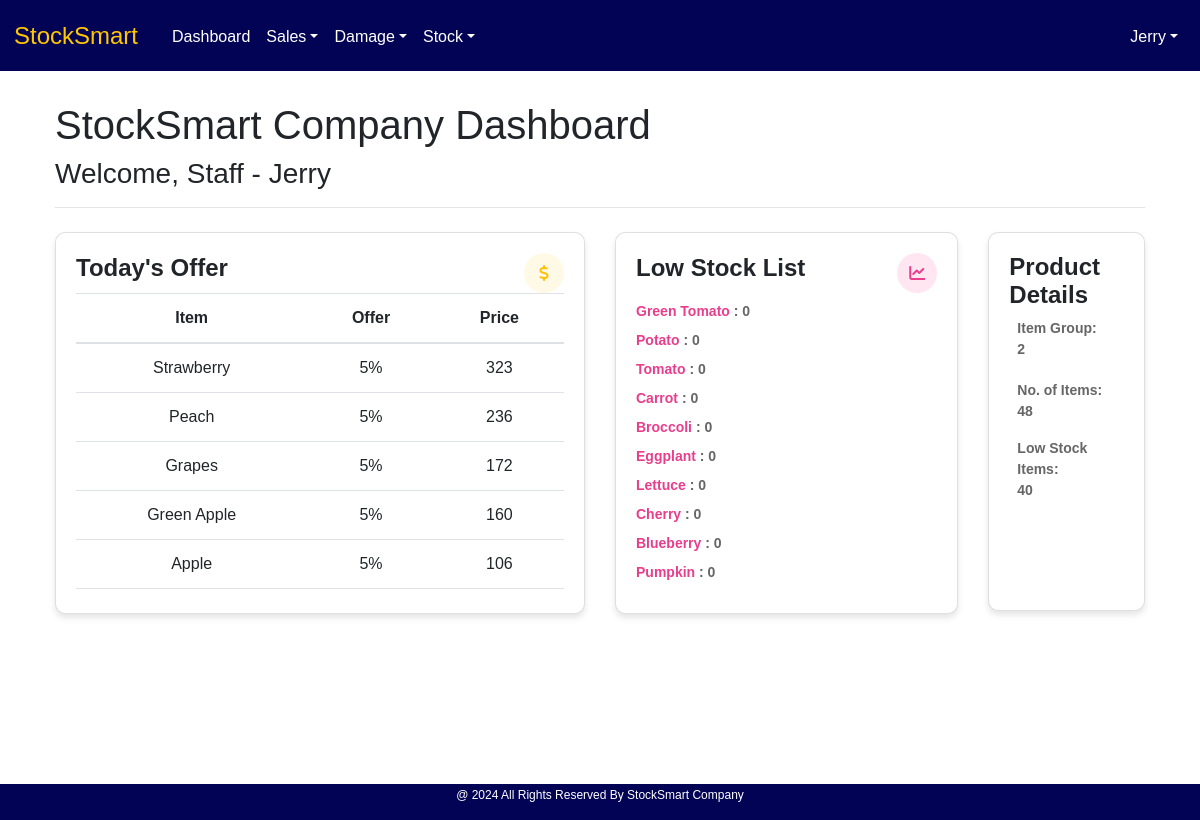
The page /staff_index/ (signed in) on the database its author committed.
### User/models.py (models this page shows)
class User(AbstractUser):
    MY_ROLES =[
        ('Admin','Admin'),
        ('Staff','Staff'),
    ]
    role = models.CharField(max_length=50, choices=MY_ROLES)

### Core/models.py (models this page shows, shortened)
class priceTable(models.Model):
    pt_item = models.OneToOneField(itemTable, on_delete=models.CASCADE)
    pt_sellingPrice = models.DecimalField(max_digits=10, decimal_places=2, null=True, blank=True, default=0)
    pt_tax = models.PositiveIntegerField(null=True, blank=True, default=0)
    pt_offer = models.PositiveIntegerField(null=True, blank=True, default=0)
    pt_timestamp = models.DateTimeField(auto_now_add=True)

class itemTable(models.Model):
    UNIT_CHOICES = [
        ('Kilogram', 'Kg'),
        ('Pieces', 'Pcs'),
    ]
    CATEGORY_CHOICE = [
        ('Vegetables', 'Veg'),
        ('Fruits', 'Fru'),
    ]
    item_name = models.CharField(max_length=50, null=True, blank=True, unique=True)
    item_category = models.CharField(max_length=50, choices=CATEGORY_CHOICE)
    item_unit = models.CharField(max_length=15, choices=UNIT_CHOICES)

### User/views.py (the view)
# urls.py: path('staff_index/', views.staff_index, name="staff_index"),
@login_required()
@staff_required
def staff_index(request):
    base_template = 'user/Index.html' if request.user.role == "Admin" else 'user/staff_index.html'
    low_stock_count, item_count, category_count = product_details()
    sorted_items = todays_offer()
    low_stock_list = lowstock_list()
    context = {
        'base_template': base_template,
        'user': request.user,
        'low_stock_list': low_stock_list,
        'low_stock_count': low_stock_count,
        'item_count': item_count,
        'category_count': category_count,
        'sorted_items': sorted_items,
    }
    return render(request,"user/staff_index.html", context)

### User/views.py (called while the page is built)
def product_details():
    stockdata =stockTable.objects.all()
    itemdata =itemTable.objects.all()
    stockappendNo=[]
    itemappendName=[]
    itemappendCategory=[]
    for i in itemdata:
        itemappendCategory.append(i.item_category)
        itemappendName.append(i.item_name)
    for i in stockdata:
        if i.st_remainingStock < 10:
            stockappendNo.append(i.st_item.item_name)
    return len(stockappendNo),len(itemappendName), len(set(itemappendCategory))

def todays_offer():
    price_data = priceTable.objects.all()
    offer_list = []
    for i in price_data:
        if i.pt_sellingPrice and i.pt_tax and i.pt_offer:
            try:
                selling_price = Decimal(i.pt_sellingPrice)
                tax = (Decimal(i.pt_tax) / 100) * selling_price
                offer = (Decimal(i.pt_offer) / 100) * selling_price
                offer_amount = selling_price + tax - offer
                i.calculated_price = int(offer_amount)
                offer_list.append((offer, i))
            except (ValueError, Decimal.InvalidOperation) as e:
                continue
    offer_list.sort(reverse=True, key=lambda x: x[0])
    sorted_items = [item for _, item in offer_list]
    return sorted_items

def lowstock_list():
    stockdata= stockTable.objects.all()
    stockappendList=[]
    for i in stockdata:
        if i.st_remainingStock < 10:
            stockappendList.append((i.st_item.item_name,i.st_remainingStock))
    return stockappendList

### templates/user/staff_index.html (shortened to what this page needs)
<!DOCTYPE html>
{% load static %}
<html lang="en">
<head>
    <link href="https://maxcdn.bootstrapcdn.com/bootstrap/4.5.2/css/bootstrap.min.css" rel="stylesheet">
    <link href="https://cdnjs.cloudflare.com/ajax/libs/font-awesome/6.0.0-beta3/css/all.min.css" rel="stylesheet">
    <link href="{% static 'assets/style.css' %}" rel="stylesheet">
</head>
<body>
    <div class="d-flex" >
        <div class="flex-grow-1">
            <nav class="navbar p-1 navbar-expand-lg bg-info">
                <a class="navbar-brand " style="color: #ffc700 !important; padding-left:10px; font-weight: normal !important; font-size: 1.5rem !important;" href="#">StockSmart</a>
                <div class="bg-info collapse navbar-collapse my-0 justify-content-center" id="navbarNav" style="text-align: center;">
                    <ul class="navbar-nav">
                        <li class="nav-item">
                            <a class="nav-link"  href="{% url 'staff_index' %}">Dashboard</a>
                        </li>
                        <li class="nav-item dropdown">
                            <a class="nav-link dropdown-toggle" href="#" id="navbarSalesDropdown" role="button" data-toggle="dropdown" aria-haspopup="true" aria-expanded="false">Sales</a>
                        </li>
                        <li class="nav-item dropdown">
                            <a class="nav-link dropdown-toggle" href="#" id="navbarDamageDropdown" role="button" data-toggle="dropdown" aria-haspopup="true" aria-expanded="false">Damage</a>
                        </li>
                        <li class="nav-item dropdown">
                            <a class="nav-link dropdown-toggle" href="#" id="navbarStockDropdown" role="button" data-toggle="dropdown" aria-haspopup="true" aria-expanded="false">Stock</a>
                        </li>
                    </ul>
                    <ul class="navbar-nav ml-auto">
                        <li class="nav-item dropdown">
                            <a class="nav-link dropdown-toggle" href="#" id="navbarUserDropdown" role="button" data-toggle="dropdown" aria-haspopup="true" aria-expanded="false">{{ user.username }}</a>
                        </li>
                    </ul>
                </div>
            </nav>
            {% block content %}
            <div class="container">
            <div class="content">
                <h1>StockSmart Company Dashboard</h1>
                <h3>Welcome, {{ user.role }} - {{ user.username }} </h3>
                <hr>
                <div class=" mt-4">
        <div class="row mb-5">
            <div class="col-md-6 mb-4">
                <div class="card">
                    <div class="card-body">
                         <div class="d-flex justify-content-between align-items-center">
                        <h5 class="card-text">Today's Offer</h5>
                        <div class="icon-bg bg-light-yellow">
                                <i class="fas fa-dollar-sign text-yellow"></i>
                            </div>
                            </div>
                        <div class="table-responsive" style="height: 300px; overflow: auto;">
                    <table class="table table-hover">
                        <thead>
                            <tr>
                                <th>Item</th>
                                <th>Offer</th>
                                <th>Price</th>
                            </tr>
                        </thead>
                        <tbody>
                        {% for i in sorted_items %}
                            <tr>
                                <td>{{i.pt_item.item_name}}</td>
                                <td>{{i.pt_offer}}%</td>
                                <td>{{i.calculated_price}}</td>
                            </tr>
                        {% endfor %}
                        </tbody>
                    </table>
                </div>
                    </div>
                </div>
            </div>
            <div class="col-md-4 mb-4">
                <div class="card">
                    <div class="card-body">
                         <div class="d-flex justify-content-between align-items-center">
                        <h5 class="card-text">Low Stock List</h5>
                                <div class="icon-bg bg-light-pink">
                                <i class="fas fa-chart-line text-pink"></i>
                            </div>
                            </div>
                        <div style="height: 300px; overflow: auto;">
                            {% if low_stock_list %}
                                <ul class="card-title">
                                    {% for i in low_stock_list %}
                                    <li class="pt-2">
                                        <span class="text-pink">{{i.0}} </span> <span class="ms-5"> : {{i.1}} </span></li>
                                    {% endfor %}
                                </ul>
                                {% else %}
                                <p>No item with Low stock </p>
                                {% endif %}
                            </div>
                            </div>
                        </div>
                    </div>
            <div class="col-md-2 mb-4">
                <div class="card">
                    <div class="card-body">
                         <div class="d-flex justify-content-between align-items-center">
                        <h5 class="card-text">Product Details</h5>
                            </div>
                        <div style="height: 280px; overflow: auto;">
                        <p class="mb-1 card-title p-2">Item Group:<br> <strong>{{category_count}}</strong></p>
                        <p class="mb-0 card-title p-2">No. of Items:<br> <strong>{{item_count}}</strong></p>
                        <p class="mb-1 card-title p-2">Low Stock Items:<br> <strong>{{low_stock_count}}</strong></p>
                    </div>
                    </div>
                </div>
            </div>
        </div>
</div>
                {% endblock %}
            </div>
            </div>
            <div class="footer bg-info">
                <p>@ 2024 All Rights Reserved By StockSmart Company</p>
            </div>
        </div>
    </div>
</body>
</html>

### static/assets/style.css (style rules this page uses)
body { overflow-x: hidden; height: 100vh; font-family: Arial, sans-serif; margin-bottom: 20px; }
.content { flex-grow: 1; padding: 10px; }
.navbar { margin-bottom: 20px; padding: 20px; color: white; }
.navbar-collapse { margin-bottom: 20px; padding: 10px; color: white; }
.footer { position: fixed; left: 0; bottom: 0px; width: 100%; color: white; text-align: center; padding-top : 2px; font-size: 12px; }
.card { border-radius: 10px; box-shadow: 0 4px 6px rgba(0, 0, 0, 0.1); }
.card-title { font-size: 14px; font-weight: bold; color: #666; }
.card-text { font-size: 24px; font-weight: bold; }
.icon-bg { width: 40px; height: 40px; border-radius: 50%; display: flex; align-items: center; justify-content: center; }
.bg-info { background-color: #030355 !important; color: #ffffff !important; text-decoration: none !important; box-shadow: none !important; }
a { color: #ffffff !important; text-decoration: none !important; }
.bg-light-yellow { background-color: #fff9e6; }
.bg-light-pink { background-color: #ffe6f0; }
.text-yellow { color: #ffc107; }
.text-pink { color: #e83e8c; }
.table { margin-bottom: 80px; text-align: center; }
ul { padding-left: 0; list-style-type: none; margin-bottom: 0; }
li { padding-top: 3px; }

### rows shown on the page
User: username "Jerry", role "Staff"
priceTable: pt_item.item_name "Strawberry", pt_offer "5", calculated_price "323"
priceTable: pt_item.item_name "Peach", pt_offer "5", calculated_price "236"
priceTable: pt_item.item_name "Grapes", pt_offer "5", calculated_price "172"
priceTable: pt_item.item_name "Green Apple", pt_offer "5", calculated_price "160"
priceTable: pt_item.item_name "Apple", pt_offer "5", calculated_price "106"
itemTable: item_name "Green Tomato"
itemTable: item_name "Potato"
itemTable: item_name "Tomato"
itemTable: item_name "Carrot"
itemTable: item_name "Broccoli"
itemTable: item_name "Eggplant"
itemTable: item_name "Lettuce"
itemTable: item_name "Cherry"
itemTable: item_name "Blueberry"
itemTable: item_name "Pumpkin"

### other values the page prints
{{ i.1 }} "0" "0" "0" "0" "0" "0" "0" "0" "0" "0"
{{ category_count }} "2"
{{ item_count }} "48"
{{ low_stock_count }} "40"
